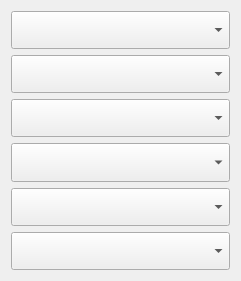
    <widget class="QWidget" name="verticalLayoutWidget">
     <property name="geometry">
      <rect>
       <x>10</x>
       <y>110</y>
       <width>241</width>
       <height>281</height>
      </rect>
     </property>
     <layout class="QVBoxLayout" name="verticalLayout">
      <item>
       <widget class="QComboBox" name="cmbCuentas1">
        <property name="sizePolicy">
         <sizepolicy hsizetype="Preferred" vsizetype="Expanding">
          <horstretch>0</horstretch>
          <verstretch>0</verstretch>
         </sizepolicy>
        </property>
        <property name="font">
         <font>
          <pointsize>16</pointsize>
         </font>
        </property>
       </widget>
      </item>
      <item>
       <widget class="QComboBox" name="cmbCuentas2">
        <property name="sizePolicy">
         <sizepolicy hsizetype="Preferred" vsizetype="Expanding">
          <horstretch>0</horstretch>
          <verstretch>0</verstretch>
         </sizepolicy>
        </property>
        <property name="font">
         <font>
          <pointsize>16</pointsize>
         </font>
        </property>
       </widget>
      </item>
      <item>
       <widget class="QComboBox" name="cmbCuentas3">
        <property name="sizePolicy">
         <sizepolicy hsizetype="Preferred" vsizetype="Expanding">
          <horstretch>0</horstretch>
          <verstretch>0</verstretch>
         </sizepolicy>
        </property>
        <property name="font">
         <font>
          <pointsize>16</pointsize>
         </font>
        </property>
       </widget>
      </item>
      <item>
       <widget class="QComboBox" name="cmbCuentas4">
        <property name="sizePolicy">
         <sizepolicy hsizetype="Preferred" vsizetype="Expanding">
          <horstretch>0</horstretch>
          <verstretch>0</verstretch>
         </sizepolicy>
        </property>
        <property name="font">
         <font>
          <pointsize>16</pointsize>
         </font>
        </property>
       </widget>
      </item>
      <item>
       <widget class="QComboBox" name="cmbCuentas5">
        <property name="sizePolicy">
         <sizepolicy hsizetype="Expanding" vsizetype="Expanding">
          <horstretch>0</horstretch>
          <verstretch>0</verstretch>
         </sizepolicy>
        </property>
        <property name="font">
         <font>
          <pointsize>16</pointsize>
         </font>
        </property>
       </widget>
      </item>
      <item>
       <widget class="QComboBox" name="cmbCuentas6">
        <property name="sizePolicy">
         <sizepolicy hsizetype="Expanding" vsizetype="Expanding">
          <horstretch>0</horstretch>
          <verstretch>0</verstretch>
         </sizepolicy>
        </property>
        <property name="font">
         <font>
          <pointsize>16</pointsize>
         </font>
        </property>
       </widget>
      </item>
     </layout>
    </widget>
